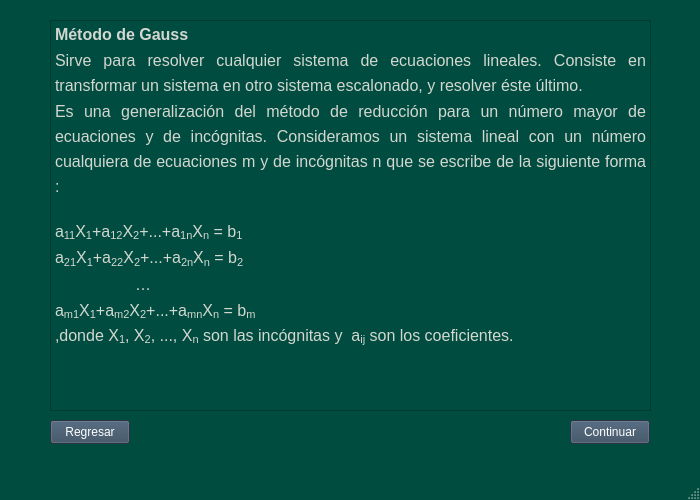
<?xml version="1.0" encoding="UTF-8"?>
<ui version="4.0">
 <class>resumenGauss</class>
 <widget class="QMainWindow" name="resumenGauss">
  <property name="geometry">
   <rect>
    <x>0</x>
    <y>0</y>
    <width>700</width>
    <height>500</height>
   </rect>
  </property>
  <property name="palette">
   <palette>
    <active>
     <colorrole role="WindowText">
      <brush brushstyle="SolidPattern">
       <color alpha="255">
        <red>255</red>
        <green>255</green>
        <blue>255</blue>
       </color>
      </brush>
     </colorrole>
     <colorrole role="Button">
      <brush brushstyle="SolidPattern">
       <color alpha="255">
        <red>0</red>
        <green>76</green>
        <blue>63</blue>
       </color>
      </brush>
     </colorrole>
     <colorrole role="Light">
      <brush brushstyle="SolidPattern">
       <color alpha="255">
        <red>0</red>
        <green>114</green>
        <blue>94</blue>
       </color>
      </brush>
     </colorrole>
     <colorrole role="Midlight">
      <brush brushstyle="SolidPattern">
       <color alpha="255">
        <red>0</red>
        <green>95</green>
        <blue>78</blue>
       </color>
      </brush>
     </colorrole>
     <colorrole role="Dark">
      <brush brushstyle="SolidPattern">
       <color alpha="255">
        <red>0</red>
        <green>38</green>
        <blue>31</blue>
       </color>
      </brush>
     </colorrole>
     <colorrole role="Mid">
      <brush brushstyle="SolidPattern">
       <color alpha="255">
        <red>0</red>
        <green>50</green>
        <blue>42</blue>
       </color>
      </brush>
     </colorrole>
     <colorrole role="Text">
      <brush brushstyle="SolidPattern">
       <color alpha="255">
        <red>255</red>
        <green>255</green>
        <blue>255</blue>
       </color>
      </brush>
     </colorrole>
     <colorrole role="BrightText">
      <brush brushstyle="SolidPattern">
       <color alpha="255">
        <red>255</red>
        <green>255</green>
        <blue>255</blue>
       </color>
      </brush>
     </colorrole>
     <colorrole role="ButtonText">
      <brush brushstyle="SolidPattern">
       <color alpha="255">
        <red>255</red>
        <green>255</green>
        <blue>255</blue>
       </color>
      </brush>
     </colorrole>
     <colorrole role="Base">
      <brush brushstyle="SolidPattern">
       <color alpha="255">
        <red>0</red>
        <green>0</green>
        <blue>0</blue>
       </color>
      </brush>
     </colorrole>
     <colorrole role="Window">
      <brush brushstyle="SolidPattern">
       <color alpha="255">
        <red>0</red>
        <green>76</green>
        <blue>63</blue>
       </color>
      </brush>
     </colorrole>
     <colorrole role="Shadow">
      <brush brushstyle="SolidPattern">
       <color alpha="255">
        <red>0</red>
        <green>0</green>
        <blue>0</blue>
       </color>
      </brush>
     </colorrole>
     <colorrole role="AlternateBase">
      <brush brushstyle="SolidPattern">
       <color alpha="255">
        <red>0</red>
        <green>38</green>
        <blue>31</blue>
       </color>
      </brush>
     </colorrole>
     <colorrole role="ToolTipBase">
      <brush brushstyle="SolidPattern">
       <color alpha="255">
        <red>255</red>
        <green>255</green>
        <blue>220</blue>
       </color>
      </brush>
     </colorrole>
     <colorrole role="ToolTipText">
      <brush brushstyle="SolidPattern">
       <color alpha="255">
        <red>0</red>
        <green>0</green>
        <blue>0</blue>
       </color>
      </brush>
     </colorrole>
     <colorrole role="PlaceholderText">
      <brush brushstyle="SolidPattern">
       <color alpha="128">
        <red>255</red>
        <green>255</green>
        <blue>255</blue>
       </color>
      </brush>
     </colorrole>
    </active>
    <inactive>
     <colorrole role="WindowText">
      <brush brushstyle="SolidPattern">
       <color alpha="255">
        <red>255</red>
        <green>255</green>
        <blue>255</blue>
       </color>
      </brush>
     </colorrole>
     <colorrole role="Button">
      <brush brushstyle="SolidPattern">
       <color alpha="255">
        <red>0</red>
        <green>76</green>
        <blue>63</blue>
       </color>
      </brush>
     </colorrole>
     <colorrole role="Light">
      <brush brushstyle="SolidPattern">
       <color alpha="255">
        <red>0</red>
        <green>114</green>
        <blue>94</blue>
       </color>
      </brush>
     </colorrole>
     <colorrole role="Midlight">
      <brush brushstyle="SolidPattern">
       <color alpha="255">
        <red>0</red>
        <green>95</green>
        <blue>78</blue>
       </color>
      </brush>
     </colorrole>
     <colorrole role="Dark">
      <brush brushstyle="SolidPattern">
       <color alpha="255">
        <red>0</red>
        <green>38</green>
        <blue>31</blue>
       </color>
      </brush>
     </colorrole>
     <colorrole role="Mid">
      <brush brushstyle="SolidPattern">
       <color alpha="255">
        <red>0</red>
        <green>50</green>
        <blue>42</blue>
       </color>
      </brush>
     </colorrole>
     <colorrole role="Text">
      <brush brushstyle="SolidPattern">
       <color alpha="255">
        <red>255</red>
        <green>255</green>
        <blue>255</blue>
       </color>
      </brush>
     </colorrole>
     <colorrole role="BrightText">
      <brush brushstyle="SolidPattern">
       <color alpha="255">
        <red>255</red>
        <green>255</green>
        <blue>255</blue>
       </color>
      </brush>
     </colorrole>
     <colorrole role="ButtonText">
      <brush brushstyle="SolidPattern">
       <color alpha="255">
        <red>255</red>
        <green>255</green>
        <blue>255</blue>
       </color>
      </brush>
     </colorrole>
     <colorrole role="Base">
      <brush brushstyle="SolidPattern">
       <color alpha="255">
        <red>0</red>
        <green>0</green>
        <blue>0</blue>
       </color>
      </brush>
     </colorrole>
     <colorrole role="Window">
      <brush brushstyle="SolidPattern">
       <color alpha="255">
        <red>0</red>
        <green>76</green>
        <blue>63</blue>
       </color>
      </brush>
     </colorrole>
     <colorrole role="Shadow">
      <brush brushstyle="SolidPattern">
       <color alpha="255">
        <red>0</red>
        <green>0</green>
        <blue>0</blue>
       </color>
      </brush>
     </colorrole>
     <colorrole role="AlternateBase">
      <brush brushstyle="SolidPattern">
       <color alpha="255">
        <red>0</red>
        <green>38</green>
        <blue>31</blue>
       </color>
      </brush>
     </colorrole>
     <colorrole role="ToolTipBase">
      <brush brushstyle="SolidPattern">
       <color alpha="255">
        <red>255</red>
        <green>255</green>
        <blue>220</blue>
       </color>
      </brush>
     </colorrole>
     <colorrole role="ToolTipText">
      <brush brushstyle="SolidPattern">
       <color alpha="255">
        <red>0</red>
        <green>0</green>
        <blue>0</blue>
       </color>
      </brush>
     </colorrole>
     <colorrole role="PlaceholderText">
      <brush brushstyle="SolidPattern">
       <color alpha="128">
        <red>255</red>
        <green>255</green>
        <blue>255</blue>
       </color>
      </brush>
     </colorrole>
    </inactive>
    <disabled>
     <colorrole role="WindowText">
      <brush brushstyle="SolidPattern">
       <color alpha="255">
        <red>0</red>
        <green>38</green>
        <blue>31</blue>
       </color>
      </brush>
     </colorrole>
     <colorrole role="Button">
      <brush brushstyle="SolidPattern">
       <color alpha="255">
        <red>0</red>
        <green>76</green>
        <blue>63</blue>
       </color>
      </brush>
     </colorrole>
     <colorrole role="Light">
      <brush brushstyle="SolidPattern">
       <color alpha="255">
        <red>0</red>
        <green>114</green>
        <blue>94</blue>
       </color>
      </brush>
     </colorrole>
     <colorrole role="Midlight">
      <brush brushstyle="SolidPattern">
       <color alpha="255">
        <red>0</red>
        <green>95</green>
        <blue>78</blue>
       </color>
      </brush>
     </colorrole>
     <colorrole role="Dark">
      <brush brushstyle="SolidPattern">
       <color alpha="255">
        <red>0</red>
        <green>38</green>
        <blue>31</blue>
       </color>
      </brush>
     </colorrole>
     <colorrole role="Mid">
      <brush brushstyle="SolidPattern">
       <color alpha="255">
        <red>0</red>
        <green>50</green>
        <blue>42</blue>
       </color>
      </brush>
     </colorrole>
     <colorrole role="Text">
      <brush brushstyle="SolidPattern">
       <color alpha="255">
        <red>0</red>
        <green>38</green>
        <blue>31</blue>
       </color>
      </brush>
     </colorrole>
     <colorrole role="BrightText">
      <brush brushstyle="SolidPattern">
       <color alpha="255">
        <red>255</red>
        <green>255</green>
        <blue>255</blue>
       </color>
      </brush>
     </colorrole>
     <colorrole role="ButtonText">
      <brush brushstyle="SolidPattern">
       <color alpha="255">
        <red>0</red>
        <green>38</green>
        <blue>31</blue>
       </color>
      </brush>
     </colorrole>
     <colorrole role="Base">
      <brush brushstyle="SolidPattern">
       <color alpha="255">
        <red>0</red>
        <green>76</green>
        <blue>63</blue>
       </color>
      </brush>
     </colorrole>
     <colorrole role="Window">
      <brush brushstyle="SolidPattern">
       <color alpha="255">
        <red>0</red>
        <green>76</green>
        <blue>63</blue>
       </color>
      </brush>
     </colorrole>
     <colorrole role="Shadow">
      <brush brushstyle="SolidPattern">
       <color alpha="255">
        <red>0</red>
        <green>0</green>
        <blue>0</blue>
       </color>
      </brush>
     </colorrole>
     <colorrole role="AlternateBase">
      <brush brushstyle="SolidPattern">
       <color alpha="255">
        <red>0</red>
        <green>76</green>
        <blue>63</blue>
       </color>
      </brush>
     </colorrole>
     <colorrole role="ToolTipBase">
      <brush brushstyle="SolidPattern">
       <color alpha="255">
        <red>255</red>
        <green>255</green>
        <blue>220</blue>
       </color>
      </brush>
     </colorrole>
     <colorrole role="ToolTipText">
      <brush brushstyle="SolidPattern">
       <color alpha="255">
        <red>0</red>
        <green>0</green>
        <blue>0</blue>
       </color>
      </brush>
     </colorrole>
     <colorrole role="PlaceholderText">
      <brush brushstyle="SolidPattern">
       <color alpha="128">
        <red>255</red>
        <green>255</green>
        <blue>255</blue>
       </color>
      </brush>
     </colorrole>
    </disabled>
   </palette>
  </property>
  <property name="windowTitle">
   <string>MainWindow</string>
  </property>
  <widget class="QWidget" name="centralwidget">
   <widget class="QPushButton" name="pushButton">
    <property name="geometry">
     <rect>
      <x>50</x>
      <y>420</y>
      <width>80</width>
      <height>24</height>
     </rect>
    </property>
    <property name="palette">
     <palette>
      <active>
       <colorrole role="WindowText">
        <brush brushstyle="SolidPattern">
         <color alpha="255">
          <red>255</red>
          <green>255</green>
          <blue>255</blue>
         </color>
        </brush>
       </colorrole>
       <colorrole role="Button">
        <brush brushstyle="SolidPattern">
         <color alpha="255">
          <red>53</red>
          <green>73</green>
          <blue>94</blue>
         </color>
        </brush>
       </colorrole>
       <colorrole role="Light">
        <brush brushstyle="SolidPattern">
         <color alpha="255">
          <red>79</red>
          <green>109</green>
          <blue>141</blue>
         </color>
        </brush>
       </colorrole>
       <colorrole role="Midlight">
        <brush brushstyle="SolidPattern">
         <color alpha="255">
          <red>66</red>
          <green>91</green>
          <blue>117</blue>
         </color>
        </brush>
       </colorrole>
       <colorrole role="Dark">
        <brush brushstyle="SolidPattern">
         <color alpha="255">
          <red>26</red>
          <green>36</green>
          <blue>47</blue>
         </color>
        </brush>
       </colorrole>
       <colorrole role="Mid">
        <brush brushstyle="SolidPattern">
         <color alpha="255">
          <red>35</red>
          <green>48</green>
          <blue>62</blue>
         </color>
        </brush>
       </colorrole>
       <colorrole role="Text">
        <brush brushstyle="SolidPattern">
         <color alpha="255">
          <red>255</red>
          <green>255</green>
          <blue>255</blue>
         </color>
        </brush>
       </colorrole>
       <colorrole role="BrightText">
        <brush brushstyle="SolidPattern">
         <color alpha="255">
          <red>255</red>
          <green>255</green>
          <blue>255</blue>
         </color>
        </brush>
       </colorrole>
       <colorrole role="ButtonText">
        <brush brushstyle="SolidPattern">
         <color alpha="255">
          <red>255</red>
          <green>255</green>
          <blue>255</blue>
         </color>
        </brush>
       </colorrole>
       <colorrole role="Base">
        <brush brushstyle="SolidPattern">
         <color alpha="255">
          <red>0</red>
          <green>0</green>
          <blue>0</blue>
         </color>
        </brush>
       </colorrole>
       <colorrole role="Window">
        <brush brushstyle="SolidPattern">
         <color alpha="255">
          <red>53</red>
          <green>73</green>
          <blue>94</blue>
         </color>
        </brush>
       </colorrole>
       <colorrole role="Shadow">
        <brush brushstyle="SolidPattern">
         <color alpha="255">
          <red>0</red>
          <green>0</green>
          <blue>0</blue>
         </color>
        </brush>
       </colorrole>
       <colorrole role="AlternateBase">
        <brush brushstyle="SolidPattern">
         <color alpha="255">
          <red>26</red>
          <green>36</green>
          <blue>47</blue>
         </color>
        </brush>
       </colorrole>
       <colorrole role="ToolTipBase">
        <brush brushstyle="SolidPattern">
         <color alpha="255">
          <red>255</red>
          <green>255</green>
          <blue>220</blue>
         </color>
        </brush>
       </colorrole>
       <colorrole role="ToolTipText">
        <brush brushstyle="SolidPattern">
         <color alpha="255">
          <red>0</red>
          <green>0</green>
          <blue>0</blue>
         </color>
        </brush>
       </colorrole>
       <colorrole role="PlaceholderText">
        <brush brushstyle="SolidPattern">
         <color alpha="128">
          <red>255</red>
          <green>255</green>
          <blue>255</blue>
         </color>
        </brush>
       </colorrole>
      </active>
      <inactive>
       <colorrole role="WindowText">
        <brush brushstyle="SolidPattern">
         <color alpha="255">
          <red>255</red>
          <green>255</green>
          <blue>255</blue>
         </color>
        </brush>
       </colorrole>
       <colorrole role="Button">
        <brush brushstyle="SolidPattern">
         <color alpha="255">
          <red>53</red>
          <green>73</green>
          <blue>94</blue>
         </color>
        </brush>
       </colorrole>
       <colorrole role="Light">
        <brush brushstyle="SolidPattern">
         <color alpha="255">
          <red>79</red>
          <green>109</green>
          <blue>141</blue>
         </color>
        </brush>
       </colorrole>
       <colorrole role="Midlight">
        <brush brushstyle="SolidPattern">
         <color alpha="255">
          <red>66</red>
          <green>91</green>
          <blue>117</blue>
         </color>
        </brush>
       </colorrole>
       <colorrole role="Dark">
        <brush brushstyle="SolidPattern">
         <color alpha="255">
          <red>26</red>
          <green>36</green>
          <blue>47</blue>
         </color>
        </brush>
       </colorrole>
       <colorrole role="Mid">
        <brush brushstyle="SolidPattern">
         <color alpha="255">
          <red>35</red>
          <green>48</green>
          <blue>62</blue>
         </color>
        </brush>
       </colorrole>
       <colorrole role="Text">
        <brush brushstyle="SolidPattern">
         <color alpha="255">
          <red>255</red>
          <green>255</green>
          <blue>255</blue>
         </color>
        </brush>
       </colorrole>
       <colorrole role="BrightText">
        <brush brushstyle="SolidPattern">
         <color alpha="255">
          <red>255</red>
          <green>255</green>
          <blue>255</blue>
         </color>
        </brush>
       </colorrole>
       <colorrole role="ButtonText">
        <brush brushstyle="SolidPattern">
         <color alpha="255">
          <red>255</red>
          <green>255</green>
          <blue>255</blue>
         </color>
        </brush>
       </colorrole>
       <colorrole role="Base">
        <brush brushstyle="SolidPattern">
         <color alpha="255">
          <red>0</red>
          <green>0</green>
          <blue>0</blue>
         </color>
        </brush>
       </colorrole>
       <colorrole role="Window">
        <brush brushstyle="SolidPattern">
         <color alpha="255">
          <red>53</red>
          <green>73</green>
          <blue>94</blue>
         </color>
        </brush>
       </colorrole>
       <colorrole role="Shadow">
        <brush brushstyle="SolidPattern">
         <color alpha="255">
          <red>0</red>
          <green>0</green>
          <blue>0</blue>
         </color>
        </brush>
       </colorrole>
       <colorrole role="AlternateBase">
        <brush brushstyle="SolidPattern">
         <color alpha="255">
          <red>26</red>
          <green>36</green>
          <blue>47</blue>
         </color>
        </brush>
       </colorrole>
       <colorrole role="ToolTipBase">
        <brush brushstyle="SolidPattern">
         <color alpha="255">
          <red>255</red>
          <green>255</green>
          <blue>220</blue>
         </color>
        </brush>
       </colorrole>
       <colorrole role="ToolTipText">
        <brush brushstyle="SolidPattern">
         <color alpha="255">
          <red>0</red>
          <green>0</green>
          <blue>0</blue>
         </color>
        </brush>
       </colorrole>
       <colorrole role="PlaceholderText">
        <brush brushstyle="SolidPattern">
         <color alpha="128">
          <red>255</red>
          <green>255</green>
          <blue>255</blue>
         </color>
        </brush>
       </colorrole>
      </inactive>
      <disabled>
       <colorrole role="WindowText">
        <brush brushstyle="SolidPattern">
         <color alpha="255">
          <red>26</red>
          <green>36</green>
          <blue>47</blue>
         </color>
        </brush>
       </colorrole>
       <colorrole role="Button">
        <brush brushstyle="SolidPattern">
         <color alpha="255">
          <red>53</red>
          <green>73</green>
          <blue>94</blue>
         </color>
        </brush>
       </colorrole>
       <colorrole role="Light">
        <brush brushstyle="SolidPattern">
         <color alpha="255">
          <red>79</red>
          <green>109</green>
          <blue>141</blue>
         </color>
        </brush>
       </colorrole>
       <colorrole role="Midlight">
        <brush brushstyle="SolidPattern">
         <color alpha="255">
          <red>66</red>
          <green>91</green>
          <blue>117</blue>
         </color>
        </brush>
       </colorrole>
       <colorrole role="Dark">
        <brush brushstyle="SolidPattern">
         <color alpha="255">
          <red>26</red>
          <green>36</green>
          <blue>47</blue>
         </color>
        </brush>
       </colorrole>
       <colorrole role="Mid">
        <brush brushstyle="SolidPattern">
         <color alpha="255">
          <red>35</red>
          <green>48</green>
          <blue>62</blue>
         </color>
        </brush>
       </colorrole>
       <colorrole role="Text">
        <brush brushstyle="SolidPattern">
         <color alpha="255">
          <red>26</red>
          <green>36</green>
          <blue>47</blue>
         </color>
        </brush>
       </colorrole>
       <colorrole role="BrightText">
        <brush brushstyle="SolidPattern">
         <color alpha="255">
          <red>255</red>
          <green>255</green>
          <blue>255</blue>
         </color>
        </brush>
       </colorrole>
       <colorrole role="ButtonText">
        <brush brushstyle="SolidPattern">
         <color alpha="255">
          <red>26</red>
          <green>36</green>
          <blue>47</blue>
         </color>
        </brush>
       </colorrole>
       <colorrole role="Base">
        <brush brushstyle="SolidPattern">
         <color alpha="255">
          <red>53</red>
          <green>73</green>
          <blue>94</blue>
         </color>
        </brush>
       </colorrole>
       <colorrole role="Window">
        <brush brushstyle="SolidPattern">
         <color alpha="255">
          <red>53</red>
          <green>73</green>
          <blue>94</blue>
         </color>
        </brush>
       </colorrole>
       <colorrole role="Shadow">
        <brush brushstyle="SolidPattern">
         <color alpha="255">
          <red>0</red>
          <green>0</green>
          <blue>0</blue>
         </color>
        </brush>
       </colorrole>
       <colorrole role="AlternateBase">
        <brush brushstyle="SolidPattern">
         <color alpha="255">
          <red>53</red>
          <green>73</green>
          <blue>94</blue>
         </color>
        </brush>
       </colorrole>
       <colorrole role="ToolTipBase">
        <brush brushstyle="SolidPattern">
         <color alpha="255">
          <red>255</red>
          <green>255</green>
          <blue>220</blue>
         </color>
        </brush>
       </colorrole>
       <colorrole role="ToolTipText">
        <brush brushstyle="SolidPattern">
         <color alpha="255">
          <red>0</red>
          <green>0</green>
          <blue>0</blue>
         </color>
        </brush>
       </colorrole>
       <colorrole role="PlaceholderText">
        <brush brushstyle="SolidPattern">
         <color alpha="128">
          <red>255</red>
          <green>255</green>
          <blue>255</blue>
         </color>
        </brush>
       </colorrole>
      </disabled>
     </palette>
    </property>
    <property name="text">
     <string>Regresar</string>
    </property>
   </widget>
   <widget class="QPushButton" name="pushButton_2">
    <property name="geometry">
     <rect>
      <x>570</x>
      <y>420</y>
      <width>80</width>
      <height>24</height>
     </rect>
    </property>
    <property name="palette">
     <palette>
      <active>
       <colorrole role="WindowText">
        <brush brushstyle="SolidPattern">
         <color alpha="255">
          <red>255</red>
          <green>255</green>
          <blue>255</blue>
         </color>
        </brush>
       </colorrole>
       <colorrole role="Button">
        <brush brushstyle="SolidPattern">
         <color alpha="255">
          <red>53</red>
          <green>73</green>
          <blue>94</blue>
         </color>
        </brush>
       </colorrole>
       <colorrole role="Light">
        <brush brushstyle="SolidPattern">
         <color alpha="255">
          <red>79</red>
          <green>109</green>
          <blue>141</blue>
         </color>
        </brush>
       </colorrole>
       <colorrole role="Midlight">
        <brush brushstyle="SolidPattern">
         <color alpha="255">
          <red>66</red>
          <green>91</green>
          <blue>117</blue>
         </color>
        </brush>
       </colorrole>
       <colorrole role="Dark">
        <brush brushstyle="SolidPattern">
         <color alpha="255">
          <red>26</red>
          <green>36</green>
          <blue>47</blue>
         </color>
        </brush>
       </colorrole>
       <colorrole role="Mid">
        <brush brushstyle="SolidPattern">
         <color alpha="255">
          <red>35</red>
          <green>48</green>
          <blue>62</blue>
         </color>
        </brush>
       </colorrole>
       <colorrole role="Text">
        <brush brushstyle="SolidPattern">
         <color alpha="255">
          <red>255</red>
          <green>255</green>
          <blue>255</blue>
         </color>
        </brush>
       </colorrole>
       <colorrole role="BrightText">
        <brush brushstyle="SolidPattern">
         <color alpha="255">
          <red>255</red>
          <green>255</green>
          <blue>255</blue>
         </color>
        </brush>
       </colorrole>
       <colorrole role="ButtonText">
        <brush brushstyle="SolidPattern">
         <color alpha="255">
          <red>255</red>
          <green>255</green>
          <blue>255</blue>
         </color>
        </brush>
       </colorrole>
       <colorrole role="Base">
        <brush brushstyle="SolidPattern">
         <color alpha="255">
          <red>0</red>
          <green>0</green>
          <blue>0</blue>
         </color>
        </brush>
       </colorrole>
       <colorrole role="Window">
        <brush brushstyle="SolidPattern">
         <color alpha="255">
          <red>53</red>
          <green>73</green>
          <blue>94</blue>
         </color>
        </brush>
       </colorrole>
       <colorrole role="Shadow">
        <brush brushstyle="SolidPattern">
         <color alpha="255">
          <red>0</red>
          <green>0</green>
          <blue>0</blue>
         </color>
        </brush>
       </colorrole>
       <colorrole role="AlternateBase">
        <brush brushstyle="SolidPattern">
         <color alpha="255">
          <red>26</red>
          <green>36</green>
          <blue>47</blue>
         </color>
        </brush>
       </colorrole>
       <colorrole role="ToolTipBase">
        <brush brushstyle="SolidPattern">
         <color alpha="255">
          <red>255</red>
          <green>255</green>
          <blue>220</blue>
         </color>
        </brush>
       </colorrole>
       <colorrole role="ToolTipText">
        <brush brushstyle="SolidPattern">
         <color alpha="255">
          <red>0</red>
          <green>0</green>
          <blue>0</blue>
         </color>
        </brush>
       </colorrole>
       <colorrole role="PlaceholderText">
        <brush brushstyle="SolidPattern">
         <color alpha="128">
          <red>255</red>
          <green>255</green>
          <blue>255</blue>
         </color>
        </brush>
       </colorrole>
      </active>
      <inactive>
       <colorrole role="WindowText">
        <brush brushstyle="SolidPattern">
         <color alpha="255">
          <red>255</red>
          <green>255</green>
          <blue>255</blue>
         </color>
        </brush>
       </colorrole>
       <colorrole role="Button">
        <brush brushstyle="SolidPattern">
         <color alpha="255">
          <red>53</red>
          <green>73</green>
          <blue>94</blue>
         </color>
        </brush>
       </colorrole>
       <colorrole role="Light">
        <brush brushstyle="SolidPattern">
         <color alpha="255">
          <red>79</red>
          <green>109</green>
          <blue>141</blue>
         </color>
        </brush>
       </colorrole>
       <colorrole role="Midlight">
        <brush brushstyle="SolidPattern">
         <color alpha="255">
          <red>66</red>
          <green>91</green>
          <blue>117</blue>
         </color>
        </brush>
       </colorrole>
       <colorrole role="Dark">
        <brush brushstyle="SolidPattern">
         <color alpha="255">
          <red>26</red>
          <green>36</green>
          <blue>47</blue>
         </color>
        </brush>
       </colorrole>
       <colorrole role="Mid">
        <brush brushstyle="SolidPattern">
         <color alpha="255">
          <red>35</red>
          <green>48</green>
          <blue>62</blue>
         </color>
        </brush>
       </colorrole>
       <colorrole role="Text">
        <brush brushstyle="SolidPattern">
         <color alpha="255">
          <red>255</red>
          <green>255</green>
          <blue>255</blue>
         </color>
        </brush>
       </colorrole>
       <colorrole role="BrightText">
        <brush brushstyle="SolidPattern">
         <color alpha="255">
          <red>255</red>
          <green>255</green>
          <blue>255</blue>
         </color>
        </brush>
       </colorrole>
       <colorrole role="ButtonText">
        <brush brushstyle="SolidPattern">
         <color alpha="255">
          <red>255</red>
          <green>255</green>
          <blue>255</blue>
         </color>
        </brush>
       </colorrole>
       <colorrole role="Base">
        <brush brushstyle="SolidPattern">
         <color alpha="255">
          <red>0</red>
          <green>0</green>
          <blue>0</blue>
         </color>
        </brush>
       </colorrole>
       <colorrole role="Window">
        <brush brushstyle="SolidPattern">
         <color alpha="255">
          <red>53</red>
          <green>73</green>
          <blue>94</blue>
         </color>
        </brush>
       </colorrole>
       <colorrole role="Shadow">
        <brush brushstyle="SolidPattern">
         <color alpha="255">
          <red>0</red>
          <green>0</green>
          <blue>0</blue>
         </color>
        </brush>
       </colorrole>
       <colorrole role="AlternateBase">
        <brush brushstyle="SolidPattern">
         <color alpha="255">
          <red>26</red>
          <green>36</green>
          <blue>47</blue>
         </color>
        </brush>
       </colorrole>
       <colorrole role="ToolTipBase">
        <brush brushstyle="SolidPattern">
         <color alpha="255">
          <red>255</red>
          <green>255</green>
          <blue>220</blue>
         </color>
        </brush>
       </colorrole>
       <colorrole role="ToolTipText">
        <brush brushstyle="SolidPattern">
         <color alpha="255">
          <red>0</red>
          <green>0</green>
          <blue>0</blue>
         </color>
        </brush>
       </colorrole>
       <colorrole role="PlaceholderText">
        <brush brushstyle="SolidPattern">
         <color alpha="128">
          <red>255</red>
          <green>255</green>
          <blue>255</blue>
         </color>
        </brush>
       </colorrole>
      </inactive>
      <disabled>
       <colorrole role="WindowText">
        <brush brushstyle="SolidPattern">
         <color alpha="255">
          <red>26</red>
          <green>36</green>
          <blue>47</blue>
         </color>
        </brush>
       </colorrole>
       <colorrole role="Button">
        <brush brushstyle="SolidPattern">
         <color alpha="255">
          <red>53</red>
          <green>73</green>
          <blue>94</blue>
         </color>
        </brush>
       </colorrole>
       <colorrole role="Light">
        <brush brushstyle="SolidPattern">
         <color alpha="255">
          <red>79</red>
          <green>109</green>
          <blue>141</blue>
         </color>
        </brush>
       </colorrole>
       <colorrole role="Midlight">
        <brush brushstyle="SolidPattern">
         <color alpha="255">
          <red>66</red>
          <green>91</green>
          <blue>117</blue>
         </color>
        </brush>
       </colorrole>
       <colorrole role="Dark">
        <brush brushstyle="SolidPattern">
         <color alpha="255">
          <red>26</red>
          <green>36</green>
          <blue>47</blue>
         </color>
        </brush>
       </colorrole>
       <colorrole role="Mid">
        <brush brushstyle="SolidPattern">
         <color alpha="255">
          <red>35</red>
          <green>48</green>
          <blue>62</blue>
         </color>
        </brush>
       </colorrole>
       <colorrole role="Text">
        <brush brushstyle="SolidPattern">
         <color alpha="255">
          <red>26</red>
          <green>36</green>
          <blue>47</blue>
         </color>
        </brush>
       </colorrole>
       <colorrole role="BrightText">
        <brush brushstyle="SolidPattern">
         <color alpha="255">
          <red>255</red>
          <green>255</green>
          <blue>255</blue>
         </color>
        </brush>
       </colorrole>
       <colorrole role="ButtonText">
        <brush brushstyle="SolidPattern">
         <color alpha="255">
          <red>26</red>
          <green>36</green>
          <blue>47</blue>
         </color>
        </brush>
       </colorrole>
       <colorrole role="Base">
        <brush brushstyle="SolidPattern">
         <color alpha="255">
          <red>53</red>
          <green>73</green>
          <blue>94</blue>
         </color>
        </brush>
       </colorrole>
       <colorrole role="Window">
        <brush brushstyle="SolidPattern">
         <color alpha="255">
          <red>53</red>
          <green>73</green>
          <blue>94</blue>
         </color>
        </brush>
       </colorrole>
       <colorrole role="Shadow">
        <brush brushstyle="SolidPattern">
         <color alpha="255">
          <red>0</red>
          <green>0</green>
          <blue>0</blue>
         </color>
        </brush>
       </colorrole>
       <colorrole role="AlternateBase">
        <brush brushstyle="SolidPattern">
         <color alpha="255">
          <red>53</red>
          <green>73</green>
          <blue>94</blue>
         </color>
        </brush>
       </colorrole>
       <colorrole role="ToolTipBase">
        <brush brushstyle="SolidPattern">
         <color alpha="255">
          <red>255</red>
          <green>255</green>
          <blue>220</blue>
         </color>
        </brush>
       </colorrole>
       <colorrole role="ToolTipText">
        <brush brushstyle="SolidPattern">
         <color alpha="255">
          <red>0</red>
          <green>0</green>
          <blue>0</blue>
         </color>
        </brush>
       </colorrole>
       <colorrole role="PlaceholderText">
        <brush brushstyle="SolidPattern">
         <color alpha="128">
          <red>255</red>
          <green>255</green>
          <blue>255</blue>
         </color>
        </brush>
       </colorrole>
      </disabled>
     </palette>
    </property>
    <property name="text">
     <string>Continuar</string>
    </property>
   </widget>
   <widget class="QTextBrowser" name="textBrowser">
    <property name="geometry">
     <rect>
      <x>50</x>
      <y>20</y>
      <width>601</width>
      <height>391</height>
     </rect>
    </property>
    <property name="palette">
     <palette>
      <active>
       <colorrole role="Base">
        <brush brushstyle="SolidPattern">
         <color alpha="255">
          <red>0</red>
          <green>76</green>
          <blue>64</blue>
         </color>
        </brush>
       </colorrole>
       <colorrole role="Shadow">
        <brush brushstyle="SolidPattern">
         <color alpha="255">
          <red>0</red>
          <green>76</green>
          <blue>64</blue>
         </color>
        </brush>
       </colorrole>
       <colorrole role="ToolTipText">
        <brush brushstyle="SolidPattern">
         <color alpha="255">
          <red>0</red>
          <green>76</green>
          <blue>64</blue>
         </color>
        </brush>
       </colorrole>
      </active>
      <inactive>
       <colorrole role="Base">
        <brush brushstyle="SolidPattern">
         <color alpha="255">
          <red>0</red>
          <green>76</green>
          <blue>64</blue>
         </color>
        </brush>
       </colorrole>
       <colorrole role="Shadow">
        <brush brushstyle="SolidPattern">
         <color alpha="255">
          <red>0</red>
          <green>76</green>
          <blue>64</blue>
         </color>
        </brush>
       </colorrole>
       <colorrole role="ToolTipText">
        <brush brushstyle="SolidPattern">
         <color alpha="255">
          <red>0</red>
          <green>76</green>
          <blue>64</blue>
         </color>
        </brush>
       </colorrole>
      </inactive>
      <disabled>
       <colorrole role="Base">
        <brush brushstyle="SolidPattern">
         <color alpha="255">
          <red>0</red>
          <green>76</green>
          <blue>64</blue>
         </color>
        </brush>
       </colorrole>
       <colorrole role="Shadow">
        <brush brushstyle="SolidPattern">
         <color alpha="255">
          <red>0</red>
          <green>76</green>
          <blue>64</blue>
         </color>
        </brush>
       </colorrole>
       <colorrole role="ToolTipText">
        <brush brushstyle="SolidPattern">
         <color alpha="255">
          <red>0</red>
          <green>76</green>
          <blue>64</blue>
         </color>
        </brush>
       </colorrole>
      </disabled>
     </palette>
    </property>
    <property name="html">
     <string>&lt;!DOCTYPE HTML PUBLIC &quot;-//W3C//DTD HTML 4.0//EN&quot; &quot;http://www.w3.org/TR/REC-html40/strict.dtd&quot;&gt;
&lt;html&gt;&lt;head&gt;&lt;meta name=&quot;qrichtext&quot; content=&quot;1&quot; /&gt;&lt;style type=&quot;text/css&quot;&gt;
p, li { white-space: pre-wrap; }
&lt;/style&gt;&lt;/head&gt;&lt;body style=&quot; font-family:'Ubuntu'; font-size:10pt; font-weight:400; font-style:normal;&quot;&gt;
&lt;p align=&quot;justify&quot; style=&quot; margin-top:0px; margin-bottom:0px; margin-left:0px; margin-right:0px; -qt-block-indent:0; text-indent:0px; line-height:138%;&quot;&gt;&lt;span style=&quot; font-family:'Roboto','sans-serif'; font-size:12pt; font-weight:600; color:#d3d7cf; background-color:transparent;&quot;&gt;Método de Gauss&lt;/span&gt;&lt;/p&gt;
&lt;p align=&quot;justify&quot; style=&quot; margin-top:0px; margin-bottom:0px; margin-left:0px; margin-right:0px; -qt-block-indent:0; text-indent:0px; line-height:138%;&quot;&gt;&lt;a name=&quot;docs-internal-guid-73cdcf4e-7fff-c551-96ed-8c41b75775e1&quot;&gt;&lt;/a&gt;&lt;span style=&quot; font-family:'Roboto','sans-serif'; font-size:12pt; color:#d3d7cf; background-color:transparent;&quot;&gt;S&lt;/span&gt;&lt;span style=&quot; font-family:'Roboto','sans-serif'; font-size:12pt; color:#d3d7cf; background-color:transparent;&quot;&gt;irve para resolver cualquier sistema de ecuaciones lineales. Consiste en transformar un sistema en otro sistema escalonado, y resolver éste último. &lt;/span&gt;&lt;/p&gt;
&lt;p align=&quot;justify&quot; style=&quot; margin-top:0px; margin-bottom:0px; margin-left:0px; margin-right:0px; -qt-block-indent:0; text-indent:0px; line-height:138%;&quot;&gt;&lt;span style=&quot; font-family:'Roboto','sans-serif'; font-size:12pt; color:#d3d7cf; background-color:transparent;&quot;&gt;Es una generalización del método de reducción para un número mayor de ecuaciones y de incógnitas. Consideramos un sistema lineal con un número cualquiera de ecuaciones m y de incógnitas n que se escribe de la siguiente forma :&lt;/span&gt;&lt;span style=&quot; font-family:'Ubuntu'; font-size:12pt; color:#d3d7cf;&quot;&gt;&lt;br /&gt;&lt;/span&gt;&lt;/p&gt;
&lt;p align=&quot;justify&quot; style=&quot; margin-top:0px; margin-bottom:0px; margin-left:0px; margin-right:0px; -qt-block-indent:0; text-indent:0px; line-height:138%;&quot;&gt;&lt;span style=&quot; font-family:'Roboto','sans-serif'; font-size:12pt; color:#d3d7cf; background-color:transparent;&quot;&gt;a&lt;/span&gt;&lt;span style=&quot; font-family:'Roboto','sans-serif'; font-size:12pt; color:#d3d7cf; background-color:transparent; vertical-align:sub;&quot;&gt;11&lt;/span&gt;&lt;span style=&quot; font-family:'Roboto','sans-serif'; font-size:12pt; color:#d3d7cf; background-color:transparent;&quot;&gt;X&lt;/span&gt;&lt;span style=&quot; font-family:'Roboto','sans-serif'; font-size:12pt; color:#d3d7cf; background-color:transparent; vertical-align:sub;&quot;&gt;1&lt;/span&gt;&lt;span style=&quot; font-family:'Roboto','sans-serif'; font-size:12pt; color:#d3d7cf; background-color:transparent;&quot;&gt;+a&lt;/span&gt;&lt;span style=&quot; font-family:'Roboto','sans-serif'; font-size:12pt; color:#d3d7cf; background-color:transparent; vertical-align:sub;&quot;&gt;12&lt;/span&gt;&lt;span style=&quot; font-family:'Roboto','sans-serif'; font-size:12pt; color:#d3d7cf; background-color:transparent;&quot;&gt;X&lt;/span&gt;&lt;span style=&quot; font-family:'Roboto','sans-serif'; font-size:12pt; color:#d3d7cf; background-color:transparent; vertical-align:sub;&quot;&gt;2&lt;/span&gt;&lt;span style=&quot; font-family:'Roboto','sans-serif'; font-size:12pt; color:#d3d7cf; background-color:transparent;&quot;&gt;+...+a&lt;/span&gt;&lt;span style=&quot; font-family:'Roboto','sans-serif'; font-size:12pt; color:#d3d7cf; background-color:transparent; vertical-align:sub;&quot;&gt;1n&lt;/span&gt;&lt;span style=&quot; font-family:'Roboto','sans-serif'; font-size:12pt; color:#d3d7cf; background-color:transparent;&quot;&gt;X&lt;/span&gt;&lt;span style=&quot; font-family:'Roboto','sans-serif'; font-size:12pt; color:#d3d7cf; background-color:transparent; vertical-align:sub;&quot;&gt;n&lt;/span&gt;&lt;span style=&quot; font-family:'Roboto','sans-serif'; font-size:12pt; color:#d3d7cf; background-color:transparent;&quot;&gt; = b&lt;/span&gt;&lt;span style=&quot; font-family:'Roboto','sans-serif'; font-size:12pt; color:#d3d7cf; background-color:transparent; vertical-align:sub;&quot;&gt;1&lt;/span&gt;&lt;/p&gt;
&lt;p align=&quot;justify&quot; style=&quot; margin-top:0px; margin-bottom:0px; margin-left:0px; margin-right:0px; -qt-block-indent:0; text-indent:0px; line-height:138%;&quot;&gt;&lt;span style=&quot; font-family:'Roboto','sans-serif'; font-size:12pt; color:#d3d7cf; background-color:transparent;&quot;&gt;a&lt;/span&gt;&lt;span style=&quot; font-family:'Roboto','sans-serif'; font-size:12pt; color:#d3d7cf; background-color:transparent; vertical-align:sub;&quot;&gt;21&lt;/span&gt;&lt;span style=&quot; font-family:'Roboto','sans-serif'; font-size:12pt; color:#d3d7cf; background-color:transparent;&quot;&gt;X&lt;/span&gt;&lt;span style=&quot; font-family:'Roboto','sans-serif'; font-size:12pt; color:#d3d7cf; background-color:transparent; vertical-align:sub;&quot;&gt;1&lt;/span&gt;&lt;span style=&quot; font-family:'Roboto','sans-serif'; font-size:12pt; color:#d3d7cf; background-color:transparent;&quot;&gt;+a&lt;/span&gt;&lt;span style=&quot; font-family:'Roboto','sans-serif'; font-size:12pt; color:#d3d7cf; background-color:transparent; vertical-align:sub;&quot;&gt;22&lt;/span&gt;&lt;span style=&quot; font-family:'Roboto','sans-serif'; font-size:12pt; color:#d3d7cf; background-color:transparent;&quot;&gt;X&lt;/span&gt;&lt;span style=&quot; font-family:'Roboto','sans-serif'; font-size:12pt; color:#d3d7cf; background-color:transparent; vertical-align:sub;&quot;&gt;2&lt;/span&gt;&lt;span style=&quot; font-family:'Roboto','sans-serif'; font-size:12pt; color:#d3d7cf; background-color:transparent;&quot;&gt;+...+a&lt;/span&gt;&lt;span style=&quot; font-family:'Roboto','sans-serif'; font-size:12pt; color:#d3d7cf; background-color:transparent; vertical-align:sub;&quot;&gt;2n&lt;/span&gt;&lt;span style=&quot; font-family:'Roboto','sans-serif'; font-size:12pt; color:#d3d7cf; background-color:transparent;&quot;&gt;X&lt;/span&gt;&lt;span style=&quot; font-family:'Roboto','sans-serif'; font-size:12pt; color:#d3d7cf; background-color:transparent; vertical-align:sub;&quot;&gt;n&lt;/span&gt;&lt;span style=&quot; font-family:'Roboto','sans-serif'; font-size:12pt; color:#d3d7cf; background-color:transparent;&quot;&gt; = b&lt;/span&gt;&lt;span style=&quot; font-family:'Roboto','sans-serif'; font-size:12pt; color:#d3d7cf; background-color:transparent; vertical-align:sub;&quot;&gt;2&lt;/span&gt;&lt;/p&gt;
&lt;p align=&quot;justify&quot; style=&quot; margin-top:0px; margin-bottom:0px; margin-left:0px; margin-right:0px; -qt-block-indent:0; text-indent:0px; line-height:138%;&quot;&gt;&lt;span style=&quot; font-family:'Roboto','sans-serif'; font-size:12pt; color:#d3d7cf; background-color:transparent;&quot;&gt;	…&lt;/span&gt;&lt;/p&gt;
&lt;p align=&quot;justify&quot; style=&quot; margin-top:0px; margin-bottom:0px; margin-left:0px; margin-right:0px; -qt-block-indent:0; text-indent:0px; line-height:138%;&quot;&gt;&lt;span style=&quot; font-family:'Roboto','sans-serif'; font-size:12pt; color:#d3d7cf; background-color:transparent;&quot;&gt;a&lt;/span&gt;&lt;span style=&quot; font-family:'Roboto','sans-serif'; font-size:12pt; color:#d3d7cf; background-color:transparent; vertical-align:sub;&quot;&gt;m1&lt;/span&gt;&lt;span style=&quot; font-family:'Roboto','sans-serif'; font-size:12pt; color:#d3d7cf; background-color:transparent;&quot;&gt;X&lt;/span&gt;&lt;span style=&quot; font-family:'Roboto','sans-serif'; font-size:12pt; color:#d3d7cf; background-color:transparent; vertical-align:sub;&quot;&gt;1&lt;/span&gt;&lt;span style=&quot; font-family:'Roboto','sans-serif'; font-size:12pt; color:#d3d7cf; background-color:transparent;&quot;&gt;+a&lt;/span&gt;&lt;span style=&quot; font-family:'Roboto','sans-serif'; font-size:12pt; color:#d3d7cf; background-color:transparent; vertical-align:sub;&quot;&gt;m2&lt;/span&gt;&lt;span style=&quot; font-family:'Roboto','sans-serif'; font-size:12pt; color:#d3d7cf; background-color:transparent;&quot;&gt;X&lt;/span&gt;&lt;span style=&quot; font-family:'Roboto','sans-serif'; font-size:12pt; color:#d3d7cf; background-color:transparent; vertical-align:sub;&quot;&gt;2&lt;/span&gt;&lt;span style=&quot; font-family:'Roboto','sans-serif'; font-size:12pt; color:#d3d7cf; background-color:transparent;&quot;&gt;+...+a&lt;/span&gt;&lt;span style=&quot; font-family:'Roboto','sans-serif'; font-size:12pt; color:#d3d7cf; background-color:transparent; vertical-align:sub;&quot;&gt;mn&lt;/span&gt;&lt;span style=&quot; font-family:'Roboto','sans-serif'; font-size:12pt; color:#d3d7cf; background-color:transparent;&quot;&gt;X&lt;/span&gt;&lt;span style=&quot; font-family:'Roboto','sans-serif'; font-size:12pt; color:#d3d7cf; background-color:transparent; vertical-align:sub;&quot;&gt;n&lt;/span&gt;&lt;span style=&quot; font-family:'Roboto','sans-serif'; font-size:12pt; color:#d3d7cf; background-color:transparent;&quot;&gt; = b&lt;/span&gt;&lt;span style=&quot; font-family:'Roboto','sans-serif'; font-size:12pt; color:#d3d7cf; background-color:transparent; vertical-align:sub;&quot;&gt;m&lt;/span&gt;&lt;span style=&quot; font-family:'Ubuntu'; font-size:12pt; color:#d3d7cf;&quot;&gt;&lt;br /&gt;,&lt;/span&gt;&lt;span style=&quot; font-family:'Roboto','sans-serif'; font-size:12pt; color:#d3d7cf; background-color:transparent;&quot;&gt;donde X&lt;/span&gt;&lt;span style=&quot; font-family:'Roboto','sans-serif'; font-size:12pt; color:#d3d7cf; background-color:transparent; vertical-align:sub;&quot;&gt;1&lt;/span&gt;&lt;span style=&quot; font-family:'Roboto','sans-serif'; font-size:12pt; color:#d3d7cf; background-color:transparent;&quot;&gt;, X&lt;/span&gt;&lt;span style=&quot; font-family:'Roboto','sans-serif'; font-size:12pt; color:#d3d7cf; background-color:transparent; vertical-align:sub;&quot;&gt;2&lt;/span&gt;&lt;span style=&quot; font-family:'Roboto','sans-serif'; font-size:12pt; color:#d3d7cf; background-color:transparent;&quot;&gt;, ..., X&lt;/span&gt;&lt;span style=&quot; font-family:'Roboto','sans-serif'; font-size:12pt; color:#d3d7cf; background-color:transparent; vertical-align:sub;&quot;&gt;n&lt;/span&gt;&lt;span style=&quot; font-family:'Roboto','sans-serif'; font-size:12pt; color:#d3d7cf; background-color:transparent;&quot;&gt; son las incógnitas y  a&lt;/span&gt;&lt;span style=&quot; font-family:'Roboto','sans-serif'; font-size:12pt; color:#d3d7cf; background-color:transparent; vertical-align:sub;&quot;&gt;ij&lt;/span&gt;&lt;span style=&quot; font-family:'Roboto','sans-serif'; font-size:12pt; color:#d3d7cf; background-color:transparent;&quot;&gt; son los coeficientes.&lt;/span&gt;&lt;/p&gt;&lt;/body&gt;&lt;/html&gt;</string>
    </property>
   </widget>
  </widget>
  <widget class="QMenuBar" name="menubar">
   <property name="geometry">
    <rect>
     <x>0</x>
     <y>0</y>
     <width>700</width>
     <height>21</height>
    </rect>
   </property>
  </widget>
  <widget class="QStatusBar" name="statusbar"/>
 </widget>
 <resources/>
 <connections/>
</ui>
